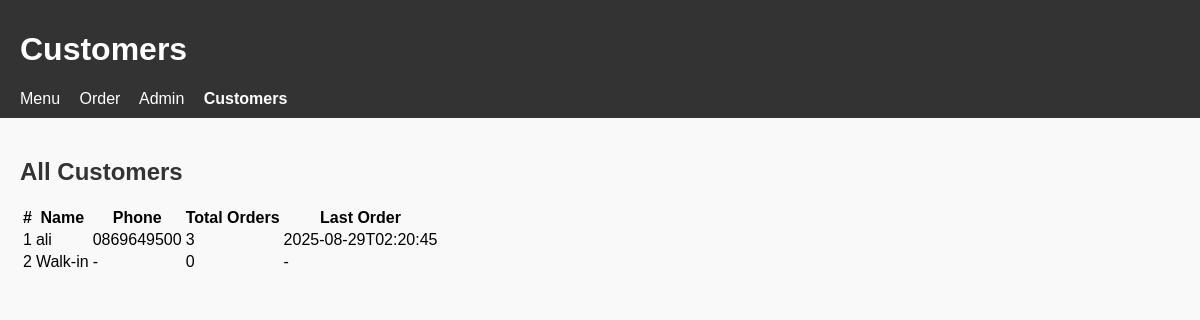
Page /customers on the committed database.
### tables this page shows
CREATE TABLE customers (
    id INTEGER PRIMARY KEY AUTOINCREMENT,
    name TEXT NOT NULL,
    phone TEXT UNIQUE
);

### app.py (the view)
@app.route("/customers")
def customers_view():
    con = get_db()
    cur = con.cursor()
    cur.execute("""
        SELECT
            c.id,
            COALESCE(NULLIF(TRIM(c.name), ''), 'Walk-in') AS name,
            c.phone,
            COUNT(o.id)            AS total_orders,
            MAX(o.created_at)      AS last_order_at
        FROM customers c
        LEFT JOIN orders o ON o.customer_id = c.id
        GROUP BY c.id
        ORDER BY total_orders DESC, name ASC
    """)
    rows = [dict(r) for r in cur.fetchall()]
    con.close()
    return render_template("customers.html", rows=rows)

### app.py (called while the page is built)
def get_db():
    con = sqlite3.connect(DB_FILE)
    con.row_factory = sqlite3.Row
    return con

### templates/customers.html (shortened to what this page needs)
<!doctype html>
<html lang="en">
  <head>
    <link rel="stylesheet" href="{{ url_for('static', filename='style.css') }}">
  </head>
  <body>
    <header>
      <h1><a href="/">Customers</a></h1>
      <nav>
        <a href="{{ url_for('menu') }}">Menu</a>
        <a href="{{ url_for('order_page') }}">Order</a>
        <a href="{{ url_for('admin_view') }}">Admin</a>
        <strong>Customers</strong>
      </nav>
    </header>
    <main>
      <h2>All Customers</h2>
      {% if rows and rows|length %}
      <table>
        <thead>
          <tr>
            <th>#</th>
            <th>Name</th>
            <th>Phone</th>
            <th>Total Orders</th>
            <th>Last Order</th>
          </tr>
        </thead>
        <tbody>
          {% for r in rows %}
          <tr>
            <td>{{ loop.index }}</td>
            <td>{{ r.name or 'Walk-in' }}</td>
            <td>{{ r.phone or '-' }}</td>
            <td>{{ r.total_orders }}</td>
            <td>{{ r.last_order_at or '-' }}</td>
          </tr>
          {% endfor %}
        </tbody>
      </table>
      {% else %}
        <p>No customers yet. Pehle <a href="{{ url_for('order_page') }}">Create Order</a> pe ek order bana lein.</p>
      {% endif %}
    </main>
  </body>
</html>

### static/style.css (style rules this page uses)
body { font-family: Arial, sans-serif; background-color: #f9f9f9; margin: 0; padding: 0; }
header { background-color: #333; padding: 10px 20px; color: white; }
header h1 a { color: white; text-decoration: none; }
nav a { margin-right: 15px; color: #fff; text-decoration: none; }
main { padding: 20px; }
h2 { color: #333; }

### rows in the picture
customers: name "ali", phone "0869649500", total_orders "3", last_order_at "2025-08-29T02:20:45"
customers: name "Walk-in", phone "-", total_orders "0", last_order_at "-"
